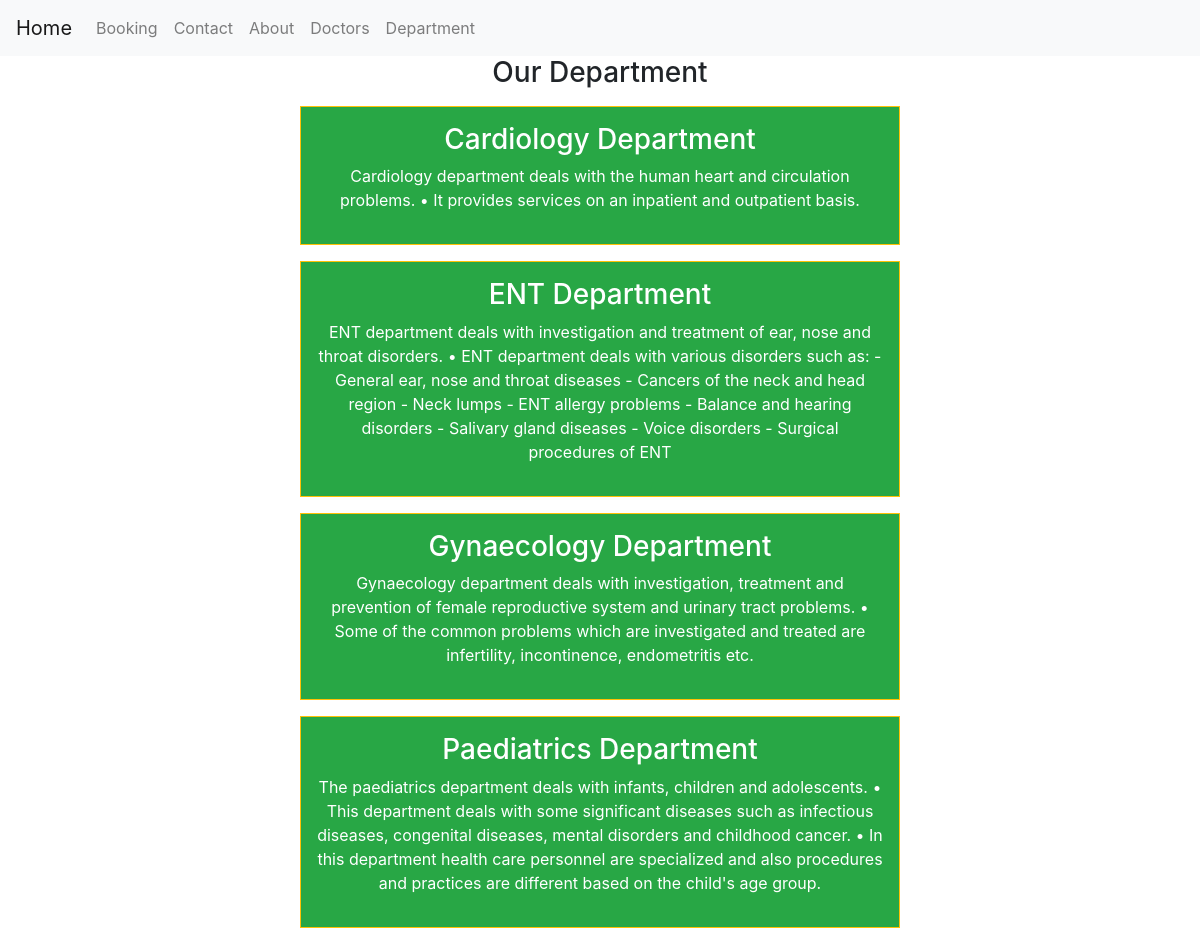
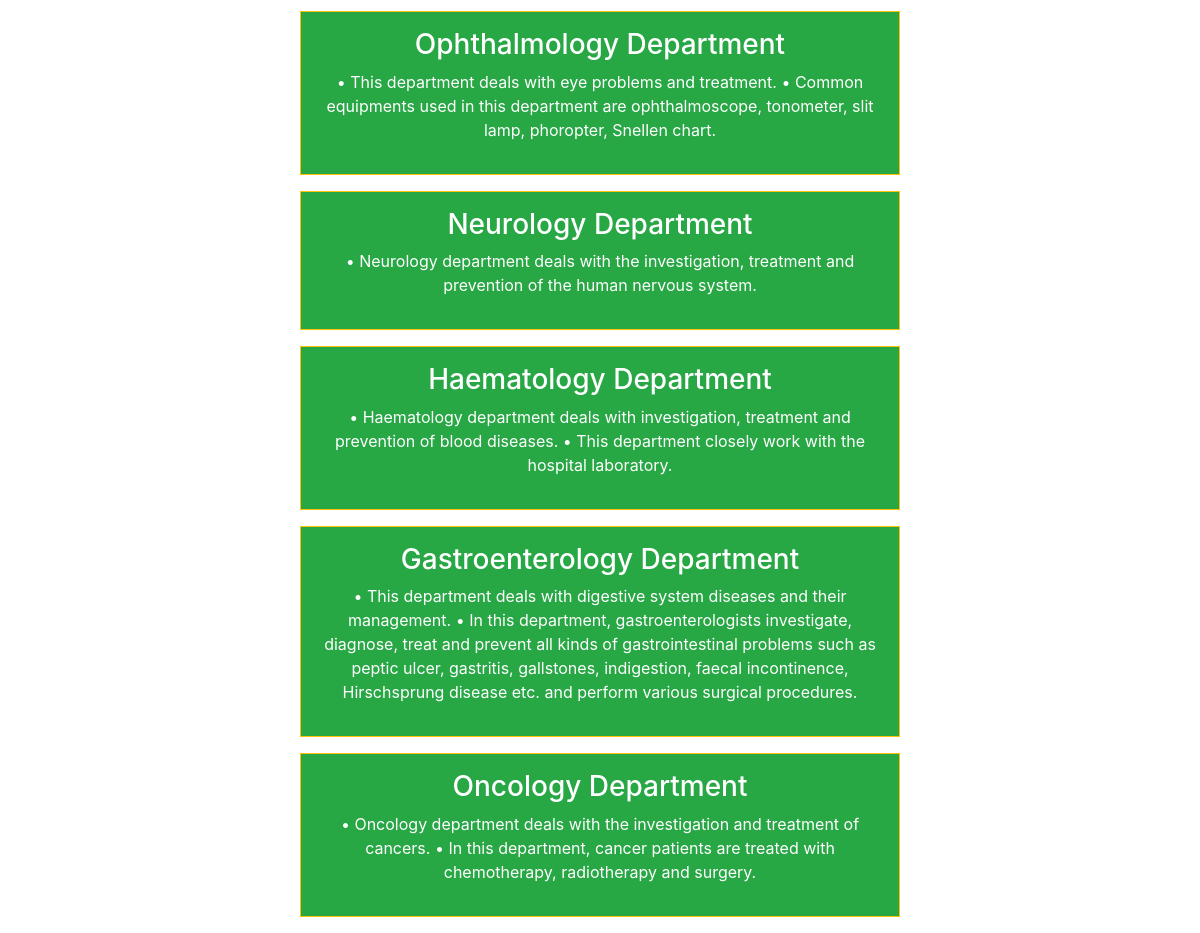
Page /department/ on the committed database (2 pictures, top to bottom).
### hospital/models.py (models this page shows, shortened)
class Departments(models.Model):
    dpt_name = models.CharField(max_length=100)
    dpt_description = models.TextField()

### hospital/views.py (the view)
# urls.py: path('department/', views.department,name='department'),
def department(request):
    dict_dpt={
        'dept': Departments.objects.all()
    }
    return render(request,'department.html',dict_dpt)

### templates/department.html (shortened to what this page needs)
{% extends 'base.html' %}
{% block content %} <h3 class="text-center">Our Department</h3>
{% for i in dept %}
<div class="mx-auto w-50 bg-success text-center text-white p-3 my-3 border border-warning">
    <h3 class="text-white;text-center"> {{ i.dpt_name }}</h3>
    <p class="color-white:text-center"> {{ i.dpt_description }}</p>
</div>
{% endfor %}
{% endblock %}

### templates/base.html (shortened to what this page needs)
{% load static %}
<!DOCTYPE html>
<html>
    <head>
        <link rel="stylesheet" href="hospital/static/css/style.css">
        <link rel="stylesheet" href="https://cdn.jsdelivr.net/npm/bootstrap@4.6.2/dist/css/bootstrap.min.css">
    </head>
    <body >
        <nav class="navbar navbar-expand-lg navbar-light bg-light">
          <a class="navbar-brand" href="{% url 'home' %}">Home</a>
          <div class="collapse navbar-collapse" id="navbarNav">
            <ul class="navbar-nav">
              <li class="nav-item">
                <a class="nav-link" href="{% url 'booking' %}">Booking</a>
              </li>
              <li class="nav-item">
                <a class="nav-link" href="{% url 'contact' %}">Contact</a>
              </li>
              <li class="nav-item">
                  <a class="nav-link" href="{% url 'about' %}">About</a>
                </li>
                <li class="nav-item">
                  <a class="nav-link" href="{% url 'doctors' %}">Doctors</a>
                </li>
                <li class="nav-item">
                  <a class="nav-link" href="{% url 'department'%}">Department</a>
                </li>
            </ul>
          </div>
        </nav>
          {% block content %}
          {% endblock %}
    </body>
</html>

### rows in the picture
Departments: dpt_name "Cardiology Department", dpt_description "Cardiology department deals with the human heart and circulation problems. • It provides services on an inpatient and outpatient basis."
Departments: dpt_name "ENT Department", dpt_description "ENT department deals with investigation and treatment of ear, nose and throat disorders. • ENT department deals with various disorders such as: - General ear, nose and throat diseases - Cancers of the neck and head region - Neck lumps - ENT allergy problems - Balance and hearing disorders - Salivary gland diseases - Voice disorders - Surgical procedures of ENT"
Departments: dpt_name "Gynaecology Department", dpt_description "Gynaecology department deals with investigation, treatment and prevention of female reproductive system and urinary tract problems. • Some of the common problems which are investigated and treated are infertility, incontinence, endometritis etc."
Departments: dpt_name "Paediatrics Department", dpt_description "The paediatrics department deals with infants, children and adolescents. • This department deals with some significant diseases such as infectious diseases, congenital diseases, mental disorders and childhood cancer. • In this department health care personnel are specialized and also procedures and practices are different based on the child's age group."
Departments: dpt_name "Ophthalmology Department", dpt_description "• This department deals with eye problems and treatment. • Common equipments used in this department are ophthalmoscope, tonometer, slit lamp, phoropter, Snellen chart."
Departments: dpt_name "Neurology Department", dpt_description "• Neurology department deals with the investigation, treatment and prevention of the human nervous system."
Departments: dpt_name "Haematology Department", dpt_description "• Haematology department deals with investigation, treatment and prevention of blood diseases. • This department closely work with the hospital laboratory."
Departments: dpt_name "Gastroenterology Department", dpt_description "• This department deals with digestive system diseases and their management. • In this department, gastroenterologists investigate, diagnose, treat and prevent all kinds of gastrointestinal problems such as peptic ulcer, gastritis, gallstones, indigestion, faecal incontinence, Hirschsprung disease etc. and perform various surgical procedures."
Departments: dpt_name "Oncology Department", dpt_description "• Oncology department deals with the investigation and treatment of cancers. • In this department, cancer patients are treated with chemotherapy, radiotherapy and surgery."
